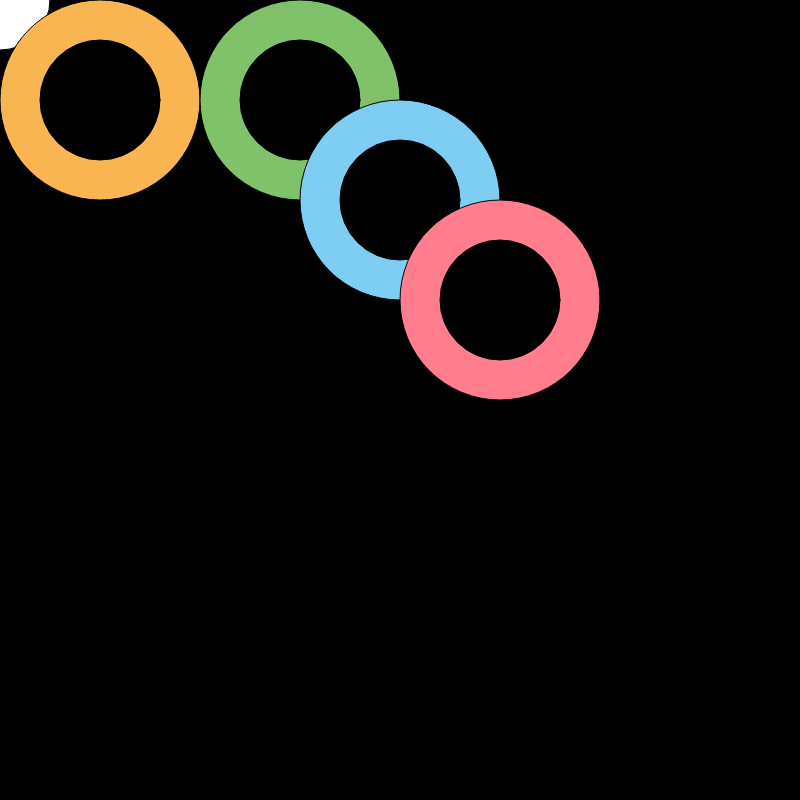
Frame 1 (no input)
Frame 60 (no input): identical to frame 1, image omitted
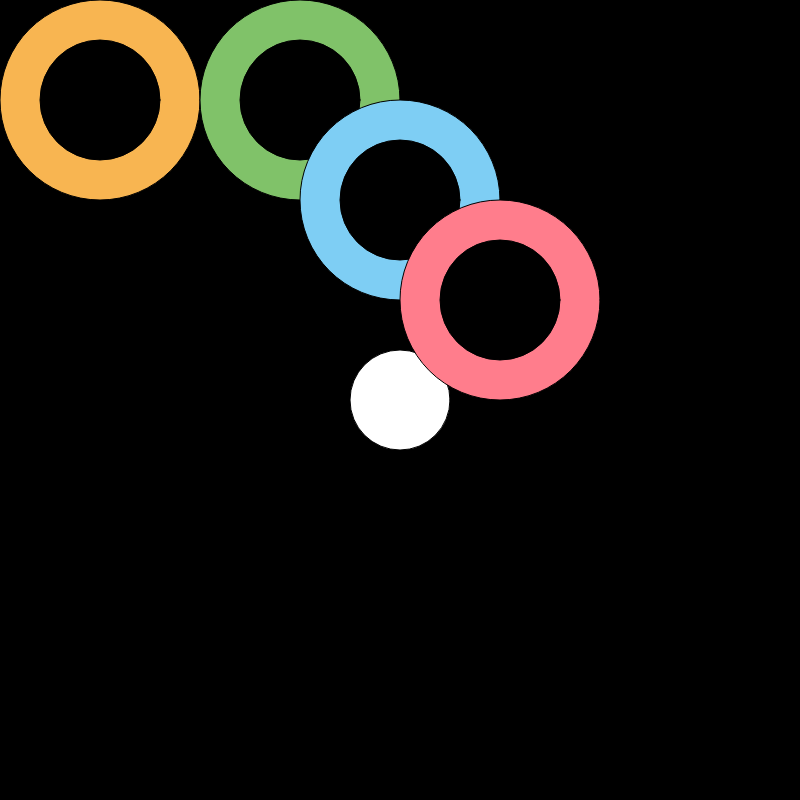
Frame 120 (the mouse pressed at the canvas centre since frame 60)

The p5.js sketch that drew these frames (run headless with seeded random() and noise() and a simulated clock; from frame 60 on, the mouse is pressed at the canvas centre):

// p5.js sketch
// ── sketch.js
function setup()
{
	createCanvas(800,800)
}

function draw()
{
	background(0);
	fill(255)
	ellipse(mouseX, mouseY, 100, 100)

    drawDonut1(248, 181, 81, 100,100);
    drawDonut1(128, 194, 105, 300,100);
    drawDonut1(126, 206, 244, 400,200);
    drawDonut1(255, 125, 140, 500,300);

}

function drawDonut1(r, g, b, x, y)
{
	//도넛1
    fill(r, g, b, 255)
	ellipse(x, y, 200, 200)
    fill(0)
	ellipse(x, y, 120, 120)
}
